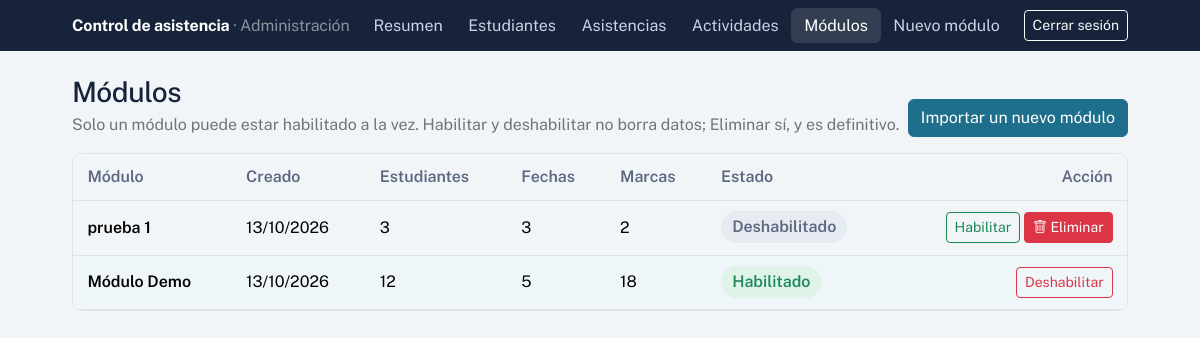
The app's page /panel/modulos/ (signed in) with its own data.
### asistencia/models.py (models this page shows, shortened)
class Modulo(models.Model):
    nombre = models.CharField(max_length=120)
    activo = models.BooleanField(default=False)
    creado_en = models.DateTimeField(auto_now_add=True)
    class Meta:
        constraints = [
            models.UniqueConstraint(
                fields=["activo"],
                condition=Q(activo=True),
                name="un_solo_modulo_activo",
            )
        ]

### asistencia/views.py (the view)
# urls.py: path("panel/modulos/", views.modulos, name="modulos"),
@admin_required
def modulos(request):
    lista = (Modulo.objects
             .annotate(n_estudiantes=Count("estudiantes", distinct=True),
                       n_fechas=Count("fechas", distinct=True),
                       n_asistencias=Count("estudiantes__asistencias", distinct=True))
             .order_by("-creado_en", "-id"))
    return render(request, "panel/modulos.html", {"lista": lista})

### templates/panel/modulos.html (shortened to what this page needs)
{% extends "panel/base_panel.html" %}
{% block content %}
<div class="d-flex flex-wrap justify-content-between align-items-end mb-3 gap-2">
  <div><h1 class="h3 mb-1">Módulos</h1>
  <p class="text-secondary mb-0">Solo un módulo puede estar habilitado a la vez. Habilitar y deshabilitar no borra datos; Eliminar sí, y es definitivo.</p></div>
  <a class="btn btn-primary" href="{% url 'modulo_importar' %}">Importar un nuevo módulo</a>
</div>
<div class="panel table-responsive"><table class="table mb-0 align-middle">
  <thead><tr><th>Módulo</th><th>Creado</th><th>Estudiantes</th><th>Fechas</th><th>Marcas</th><th>Estado</th><th class="text-end">Acción</th></tr></thead>
  <tbody>{% for m in lista %}
    <tr {% if m.activo %}class="hoy"{% endif %}>
      <td class="fw-semibold">{{ m.nombre }}</td>
      <td class="text-nowrap">{{ m.creado_en|date:"d/m/Y" }}</td>
      <td>{{ m.n_estudiantes }}</td><td>{{ m.n_fechas }}</td><td>{{ m.n_asistencias }}</td>
      <td>{% if m.activo %}<span class="badge-estado e-PRESENTE">Habilitado</span>{% else %}<span class="badge-estado e-PROGRAMADA">Deshabilitado</span>{% endif %}</td>
      <td class="text-end">
        {% if m.activo %}
          <form method="post" action="{% url 'modulo_deshabilitar' m.id %}" class="d-inline"
                onsubmit="return confirm('Se deshabilitará «{{ m.nombre|escapejs }}». Ningún estudiante podrá ingresar hasta habilitar un módulo. Los datos se conservan. ¿Continuar?');">
            {% csrf_token %}<button class="btn btn-sm btn-outline-danger">Deshabilitar</button></form>
        {% else %}
          <form method="post" action="{% url 'modulo_habilitar' m.id %}" class="d-inline"
                onsubmit="return confirm('Se habilitará «{{ m.nombre|escapejs }}». El módulo activo actual quedará deshabilitado. ¿Continuar?');">
            {% csrf_token %}<button class="btn btn-sm btn-outline-success">Habilitar</button></form>
          <form method="post" action="{% url 'modulo_eliminar' m.id %}" class="d-inline"
                onsubmit="var t = prompt('ELIMINAR DEFINITIVAMENTE. Se borrarán estudiantes, fechas, asistencias y actividades de este módulo. No se puede deshacer.\n\nEscribe el nombre exacto para confirmar:\n{{ m.nombre|escapejs }}'); if (t === null) { return false; } this.confirmacion.value = t; return true;">
            <button class="btn btn-sm btn-danger"><i class="bi bi-trash"></i> Eliminar</button></form>
        {% endif %}
      </td>
    </tr>
  {% empty %}<tr><td colspan="7" class="text-center text-secondary py-4">Aún no hay módulos. Importa estudiantes y fechas para crear el primero.</td></tr>{% endfor %}</tbody>
</table></div>
{% endblock %}

### templates/base.html (style rules this page uses)
:root { --ink: #17233B; --accent: #1E6F8C; --paper: #F2F5F8; --ok: #1F8A5B; --bad: #C2413B; --warn: #B7791F; --bs-body-font-family: "Public Sans", system-ui, sans-serif; --bs-body-bg: var(--paper); --bs-body-color: var(--ink); --bs-primary: var(--accent); --bs-primary-rgb: 30,111,140; }
.btn-primary { --bs-btn-bg: var(--accent); --bs-btn-border-color: var(--accent); --bs-btn-hover-bg: #17586f; --bs-btn-hover-border-color: #17586f; --bs-btn-active-bg: #124a5e; --bs-btn-active-border-color: #124a5e; }
h1, h2, h3 { letter-spacing: -.015em; font-weight: 700; }
.panel { background: #fff; border: 1px solid #dde3ec; border-radius: .6rem; }
.badge-estado { font-weight: 600; padding: .4em .7em; border-radius: 2rem; }
.e-PRESENTE { background: #dff3e9; color: var(--ok); }
.e-PROGRAMADA { background: #e6eaf1; color: #5b6880; }
.table > :not(caption) > * > * { padding: .7rem .9rem; }
.table thead th { font-weight: 600; color: #5b6880; border-bottom-width: 1px; }
tr.hoy td { background: #eef6fa; }

### records on screen
Modulo: nombre "prueba 1", creado_en "13/10/2026", n_estudiantes "3", n_fechas "3", n_asistencias "2", activo "Deshabilitado"
Modulo: nombre "Módulo Demo", creado_en "13/10/2026", n_estudiantes "12", n_fechas "5", n_asistencias "18", activo "Habilitado"
